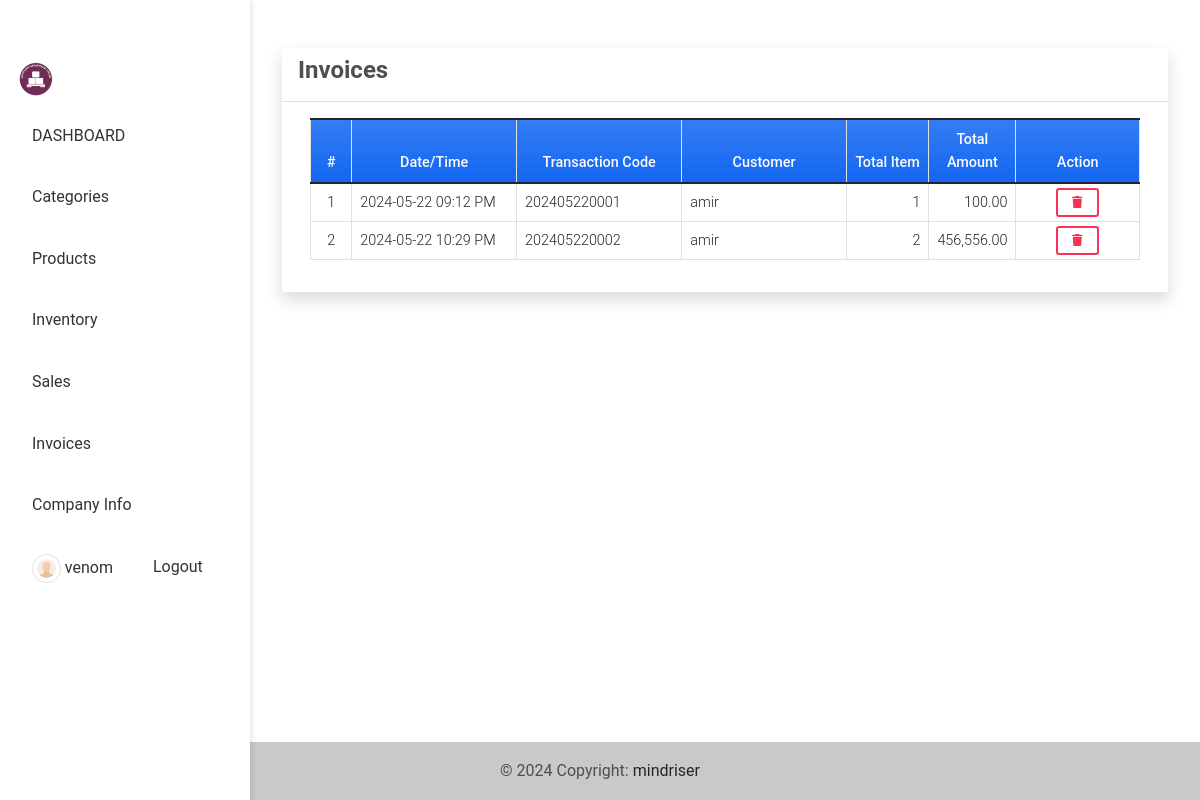
The page /invoices (signed in) on the database its author committed.
### imsApp/models.py (models this page shows, shortened)
class Invoice(models.Model):
    transaction = models.CharField(max_length = 250)
    customer = models.CharField(max_length = 250)
    total = models.FloatField(default= 0)
    date_created = models.DateTimeField(default=timezone.now)
    date_updated = models.DateTimeField(auto_now=True)
    def item_count(self):
        return Invoice_Item.objects.filter(invoice = self).aggregate(Sum('quantity'))['quantity__sum']

### imsApp/views.py (the view)
# urls.py: path('invoices',views.invoices,name='invoice-page'),
@login_required
def invoices(request):
    invoice =  Invoice.objects.all()
    context['page_title'] = 'Invoices'
    context['invoices'] = invoice
    return render(request, 'invoices.html', context)

### imsApp/templates/invoices.html (shortened to what this page needs)
{% extends 'base.html' %} {% load humanize %} {% block pageContent %}
<div class="col-lg-12 col-md-12 col-sm-12 col-xs-12">
    <div class="card card-default rounded-0 shadow ">
        <div class="card-header">
            <div class="d-flex w-100 align-items-center justify-content-between">
                <h4 class="card-title fw-bold">Invoices</h4>
            </div>
        </div>
        <div class="card-body">
            <div class="container-fluid">
                <table class="table table-bordered" id="invoice-list">
                    <colgroup>
                        <col width="5%">
                        <col width="20%">
                        <col width="20%">
                        <col width="20%">
                        <col width="10%">
                        <col width="10%">
                        <col width="15%">
                    </colgroup>
                    <thead>
                        <tr class="bg-gradient bg-primary bg-opacity-50 text-light">
                            <th class="px-2 py-2 text-center">#</th>
                            <th class="px-2 py-2 text-center">Date/Time</th>
                            <th class="px-2 py-2 text-center">Transaction Code</th>
                            <th class="px-2 py-2 text-center">Customer</th>
                            <th class="px-2 py-2 text-center">Total Item</th>
                            <th class="px-2 py-2 text-center">Total Amount</th>
                            <th class="px-2 py-2 text-center">Action</th>
                        </tr>
                    </thead>
                    <tbody>
                        {% for invoice in invoices %}
                        <tr>
                            <td class="px-2 py-1 align-middle text-center">{{ forloop.counter }}</td>
                            <td class="px-2 py-1 align-middle">{{ invoice.date_created|date:"Y-m-d h:i A" }}</td>
                            <td class="px-2 py-1 align-middle">{{ invoice.transaction }}</td>
                            <td class="px-2 py-1 align-middle">{{ invoice.customer }}</td>
                            <td class="px-2 py-1 align-middle text-end">{{ invoice.item_count|floatformat:0|intcomma }}</td>
                            <td class="px-2 py-1 align-middle text-end">{{ invoice.total|floatformat:2|intcomma }}</td>
                            <td class="px-2 py-1 align-middle text-center">
                                <button class="btn btn-outline-danger btn-sm delete-data" type="button" data-id="{{ invoice.pk }}" title="Delete">
                                    <i class="fa fa-trash"></i>
                                </button>
                            </td>
                        </tr>
                        {% endfor %}
                    </tbody>
                </table>
            </div>
        </div>
    </div>
</div>
{% endblock pageContent %}

### imsApp/templates/base.html (shortened to what this page needs)
{% load static %}
<!DOCTYPE html>
<html lang="en">
<head>
    <link rel="stylesheet" href="{% static 'assets/font-awesome/css/all.min.css' %}">
    <link rel="stylesheet" href="{% static 'assets/bootstrap/css/bootstrap.min.css' %}">
    <link rel="stylesheet" href="{% static 'assets/select2/dist/css/select2.min.css' %}">
    <link rel="stylesheet" href="{% static 'assets/mdb-blogtemplate/css/mdb.min.css' %}" />
    <link rel="stylesheet" href="{% static 'assets/DataTables/datatables.min.css' %}" />
    <link rel="stylesheet" href="{% static 'assets/default/css/style.css' %}">
</head>
<body class="">
    {% block sidebar %}
    <div class="sidebar">
        <div class="container">
            <a class="navbar-brand" target="_blank" href="{% url 'home-page' %}">
                <img src="{{ MEDIA_URL }}/default/logo.png" height="16" alt="{{ MEDIA_URL }}" loading="lazy" style="margin-top: -3px;" />
            </a>
            <ul class="navbar-nav me-auto mb-2 mb-lg-0" id="sideNav">
                {% if user.id %}
                <li class="nav-item">
                    <a class="nav-link" aria-current="page" href="{% url 'home-page' %}">DASHBOARD</a>
                </li>
                <li class="nav-item">
                    <a class="nav-link" aria-current="page" href="{% url 'category-page' %}">Categories</a>
                </li>
                <li class="nav-item">
                    <a class="nav-link" aria-current="page" href="{% url 'product-page' %}">Products</a>
                </li>
                <li class="nav-item">
                    <a class="nav-link" aria-current="page" href="{% url 'inventory-page' %}">Inventory</a>
                </li>
                <li class="nav-item">
                    <a class="nav-link" aria-current="page" href="{% url 'sales-page' %}">Sales</a>
                </li>
                <li class="nav-item">
                    <a class="nav-link" aria-current="page" href="{% url 'invoice-page' %}">Invoices</a>
                </li>
                <li class="nav-item">
                    <a class="nav-link" aria-current="page" href="{% url 'company-info-detail' %}">Company Info</a>
                </li>
                {% endif %}
            </ul>
            <ul class="navbar-nav d-flex flex-row">
                {% if user.id %}
                <li class="nav-item">
                    <a class="nav-link" href="{% url 'profile' %}">
                        <span class="me-1"><img src="{{ MEDIA_URL }}/default/default-avatar.png" alt="User Avatar" id="user-avatar" class="img-thumbnail rounded-circle"></span>{{ user.username }}
                    </a>
                </li>
                <li class="nav-item">
                    <a class="nav-link" href="{% url 'logout' %}">Logout</a>
                </li>
                {% endif %}
            </ul>
        </div>
    </div>
    {% endblock sidebar %}
    <main class="content py-5">
        <div class="container mb-3">
            {% block pageContent %}
            {% endblock pageContent %}
        </div>
    </main>
    <footer class="bg-light text-lg-start">
        <div class="text-center p-3" style="background-color: rgba(0, 0, 0, 0.2);">
            © {% now 'Y' %} Copyright:
            <a class="text-dark" href="https://sourcecodester.com/tips23" target="_blank">mindriser</a>
        </div>
    </footer>
</body>
</html>

### static/assets/default/css/style.css (style rules this page uses)
html, body { height: 100%; width: 100%; max-height: 100%; overflow: auto; display: flex; flex-direction: column; }
body>main { flex-shrink: auto; flex-grow: auto; overflow: auto; }
body>footer { flex-shrink: auto; position: absolute; bottom: 0; left: 0; width: calc(100%); }
#user-avatar { width: 1.8rem; height: 1.8rem; object-fit: scale-down; object-position: center center; }
.navbar-brand>img { height: 2em; }

### imsApp/templates/base.html (style rules this page uses)
body { display: flex; }
.sidebar { width: 250px; height: 100vh; position: fixed; top: 0; left: 0; background-color: #fff; box-shadow: 2px 0 5px rgba(0, 0, 0, 0.1); padding-top: 58px; z-index: 1000; }
.sidebar .nav-item { padding: 10px 20px; }
.sidebar .nav-item .nav-link { display: block; color: #333; text-decoration: none; }
.content { margin-left: 250px; padding: 20px; width: calc(100% - 250px); }

### rows shown on the page
Invoice: date_created "2024-05-22 09:12 PM", transaction "202405220001", customer "amir", item_count "1", total "100.00"
Invoice: date_created "2024-05-22 10:29 PM", transaction "202405220002", customer "amir", item_count "2", total "456,556.00"

### other values the page prints
{{ user.username }} "venom"
